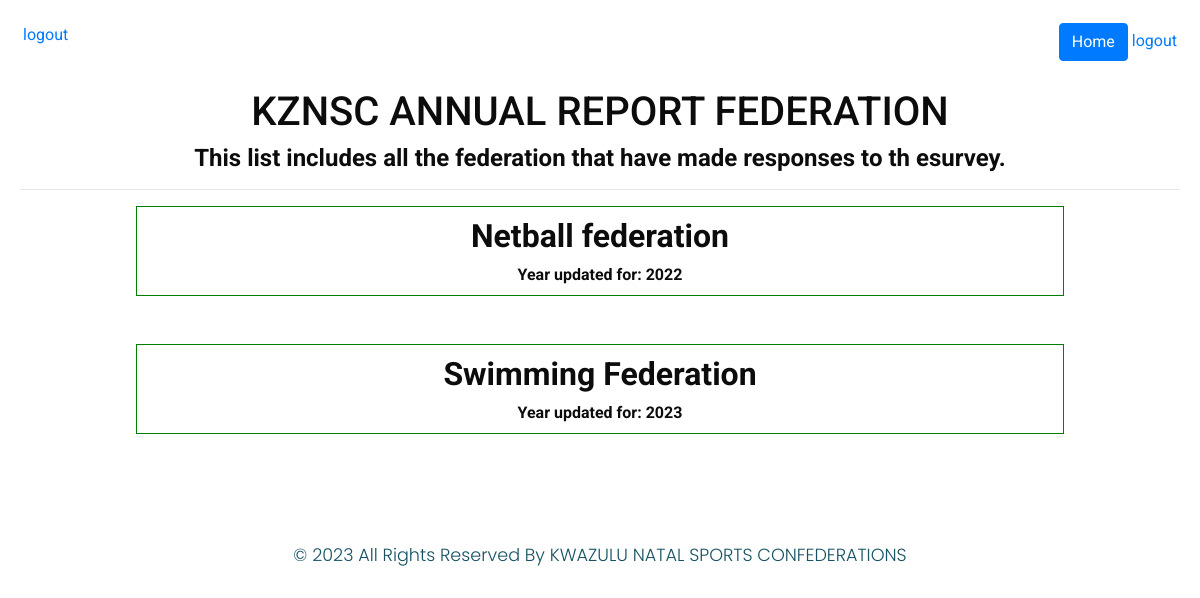
/ViewFederations (signed in), run on the app's committed database.
### FedInfo/models.py (models this page shows)
class Federation(models.Model):
    FedId = models.AutoField(primary_key=True,blank=False,null=False,auto_created=True)
    user = models.ForeignKey(User,blank=True,null=True,on_delete=models.CASCADE)
    FederationName = models.TextField(max_length=100)
    PresidentName = models.TextField(max_length=60)
    PresidentLastName = models.TextField(max_length=60)
    PresidentEmail = models.TextField(max_length=80)
    PresidentPhone = models.TextField(max_length=15)
    ContactPersonName = models.TextField(max_length=60)
    ContactPersonLastName = models.TextField(max_length=60)
    ContactPersonPosition = models.TextField(max_length=60)
    Email = models.TextField(max_length=80)
    Phone = models.TextField(max_length=15)
    AddedDate = models.DateTimeField()
    yearUpdate = models.CharField(max_length=4)

### FedInfo/views.py (the view)
# urls.py: path('ViewFederations', views.ViewFederations, name="ViewFederations")
@login_required
def ViewFederations(request):
    user = request.user
    if user.is_superuser == False:
        return HttpResponse("This page is only accessable to super users only,awubuyel emuva please.yin ukuhlupha?")
    federations = Federation.objects.all()
    if request.method == 'GET':
        return render(request, 'FedInfo/ViewFederations.html', {"federations":federations})

### FedInfo/templates/FedInfo/ViewFederations.html (shortened to what this page needs)
{% extends "FedInfo/base.html" %}
{% block content %}
{% load static %}
    <div>
        <center>
            <div>
                <h1>KZNSC ANNUAL REPORT FEDERATION</h1>
            </div>
            <div>
                <h4><b>This list includes all the federation that have made responses to th esurvey.</b></h4>
            </div>
        </center>
    </div>
    <hr>
    <div>
        <center>
            <div style="cursor:pointer">
                {% for item in federations %}
                    <div onclick="itemClick({{item.FedId}})" id="fedItem">
                        <h2><b>{{item.FederationName}}</b></h2>
                            <b>Year updated for: {{item.yearUpdate}}</b>
                    </div>
                    <br/>
                    <br/>
                {% endfor%}
            </div>
        </center>
    </div>
{% endblock %}

### FedInfo/static/manageProfile/css/style5.css (style rules this page uses)
body { font-family: 'Poppins', sans-serif; background: #fafafa; }

### FedInfo/static/manageProfile/css1/style.css (style rules this page uses)
body { font-family: "Roboto", sans-serif; color: #0c0c0c; background-color: #ffffff; overflow-x: hidden; }

### FedInfo/templates/FedInfo/ViewFederations.html (style rules this page uses)
#fedItem { width:80%; height:90px; padding:10px; border:solid 1px green; }

### data on the page
Federation: FederationName "Netball federation", yearUpdate "2022"
Federation: FederationName "Swimming Federation", yearUpdate "2023"
